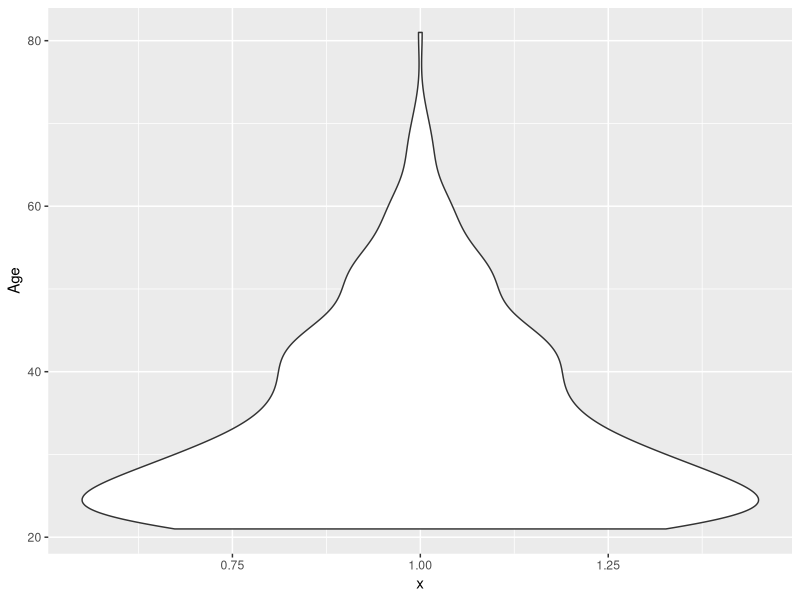
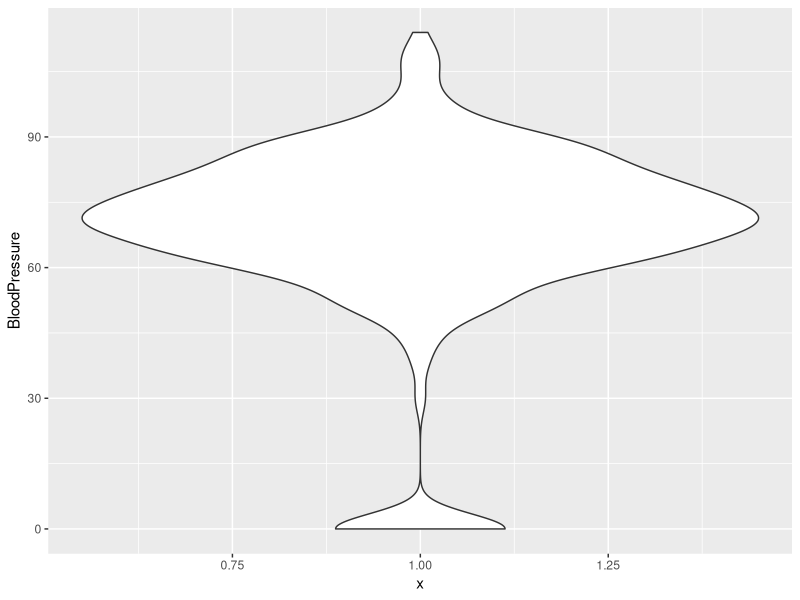
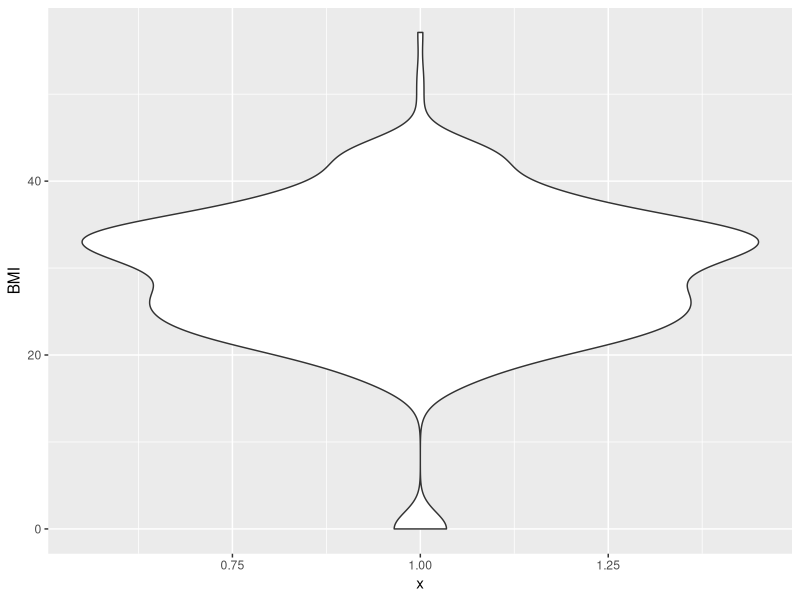
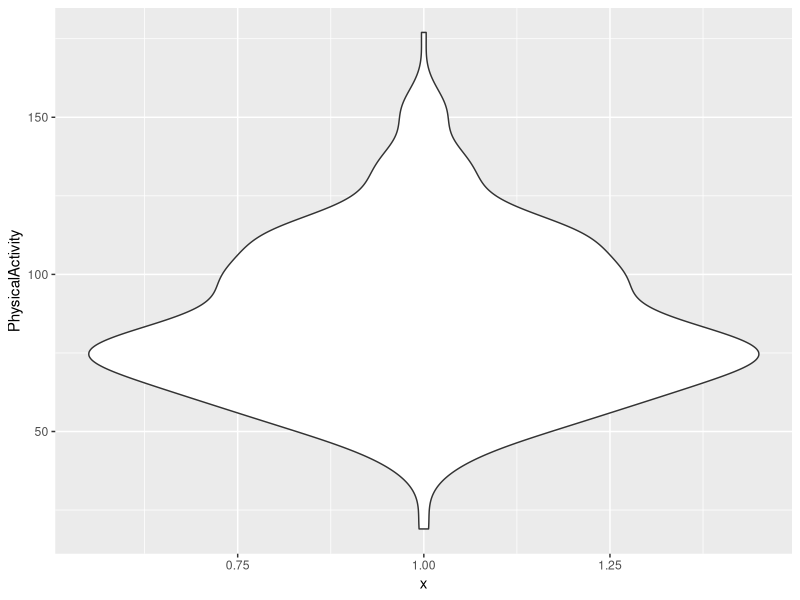

Source code (R) for these figures, in order: (Note: this script raises an error after producing the figures.)
## ---- chunk 1
library(tidyverse)
library(readxl)
## ---- chunk 2
diabetes_clinical <- read_excel('../data/diabetes_clinical_toy_messy.xlsx')
head(diabetes_clinical)
## ---- chunk 3
colSums(is.na(diabetes_clinical))
## ---- chunk 4
table(diabetes_clinical$Sex)
table(diabetes_clinical$Smoker)
table(diabetes_clinical$Diabetes)
## ---- chunk 5
range(diabetes_clinical$Age, na.rm = TRUE)

diabetes_clinical %>% 
  ggplot(aes(y = Age, x = 1)) + 
  geom_violin()
## ---- chunk 6
range(diabetes_clinical$BloodPressure, na.rm = TRUE)

diabetes_clinical %>% 
  ggplot(aes(y = BloodPressure, x = 1)) + 
  geom_violin() 
  
## ---- chunk 7
range(diabetes_clinical$BMI, na.rm = TRUE)

diabetes_clinical %>% 
  ggplot(aes(y = BMI, x = 1)) + 
  geom_violin()
## ---- chunk 8
range(diabetes_clinical$PhysicalActivity, na.rm = TRUE)

diabetes_clinical %>% 
  ggplot(aes(y = PhysicalActivity, x = 1)) + 
  geom_violin()
## ---- chunk 9
range(diabetes_clinical$Serum_ca2, na.rm = TRUE)

diabetes_clinical %>% 
  ggplot(aes(y = Serum_ca2, x = 1)) + 
  geom_violin()
## ---- chunk 10
nrow(diabetes_clinical)
## ---- chunk 11
diabetes_clinical_clean <- diabetes_clinical %>% 
  mutate(Sex = str_to_title(Sex),
         ID = factor(ID),
         Diabetes = factor(Diabetes)) %>% 
  filter(BMI != 0, BloodPressure != 0) 
## ---- chunk 12
diabetes_clinical_clean$Sex %>% unique()
## ---- chunk 13
nrow(diabetes_clinical_clean)
## ---- chunk 14
diabetes_meta <- read_delim('../data/diabetes_meta_toy_messy.csv')
head(diabetes_meta)
## ---- chunk 15
colSums(is.na(diabetes_meta))
## ---- chunk 16
table(diabetes_meta$Married)
table(diabetes_meta$Work)
## ---- chunk 17
unique(diabetes_meta$Married)
## ---- chunk 18
nrow(diabetes_meta)
## ---- chunk 19
diabetes_meta_clean <- diabetes_meta %>% 
  mutate(Married = str_trim(Married),
         ID = factor(ID))
## ---- chunk 20
unique(diabetes_meta_clean$Married)
## ---- chunk 21
nrow(diabetes_meta_clean)
## ---- chunk 22
# We use full_join to keep all observations before we know which variables we are interested in. 
diabetes_join <- diabetes_clinical_clean %>% 
  full_join(diabetes_meta_clean, by = 'ID')

nrow(diabetes_join)
## ---- chunk 23
# Because we used `full_join`, all the unique IDs across both data sets are kept.
c(diabetes_clinical_clean$ID, diabetes_meta_clean$ID) %>% unique() %>% length()
nrow(diabetes_join)
## ---- chunk 24
writexl::write_xlsx(diabetes_join, '../out/diabetes_join.xlsx')
